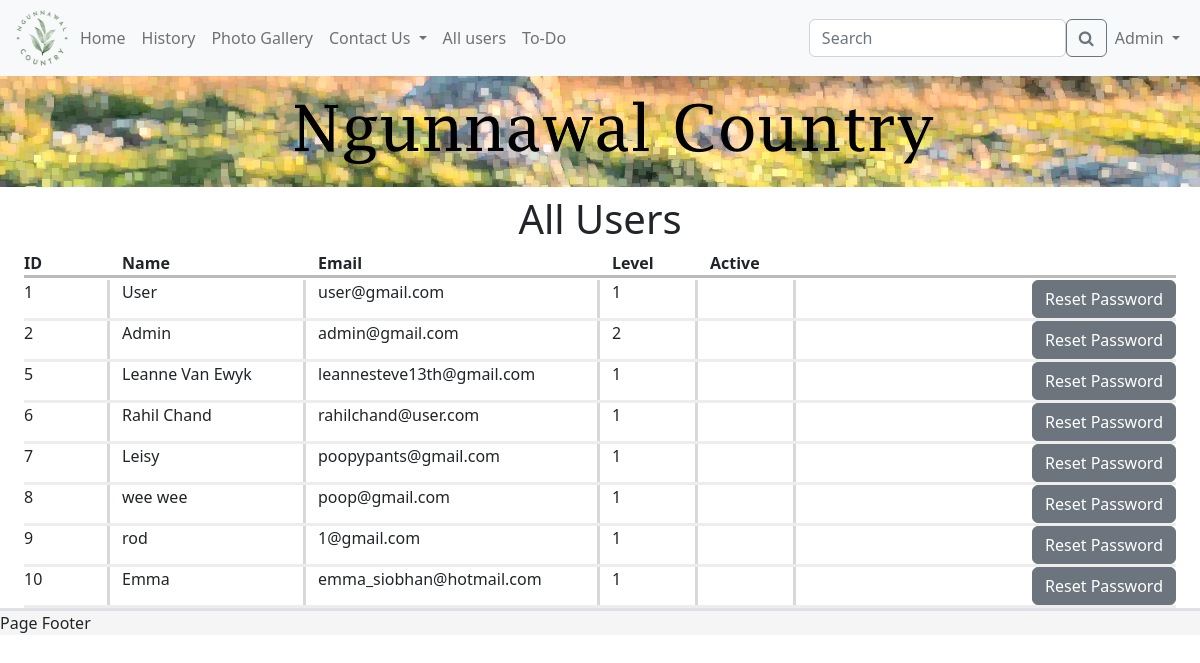
The app's page /admin/list_all_users (signed in), older data.
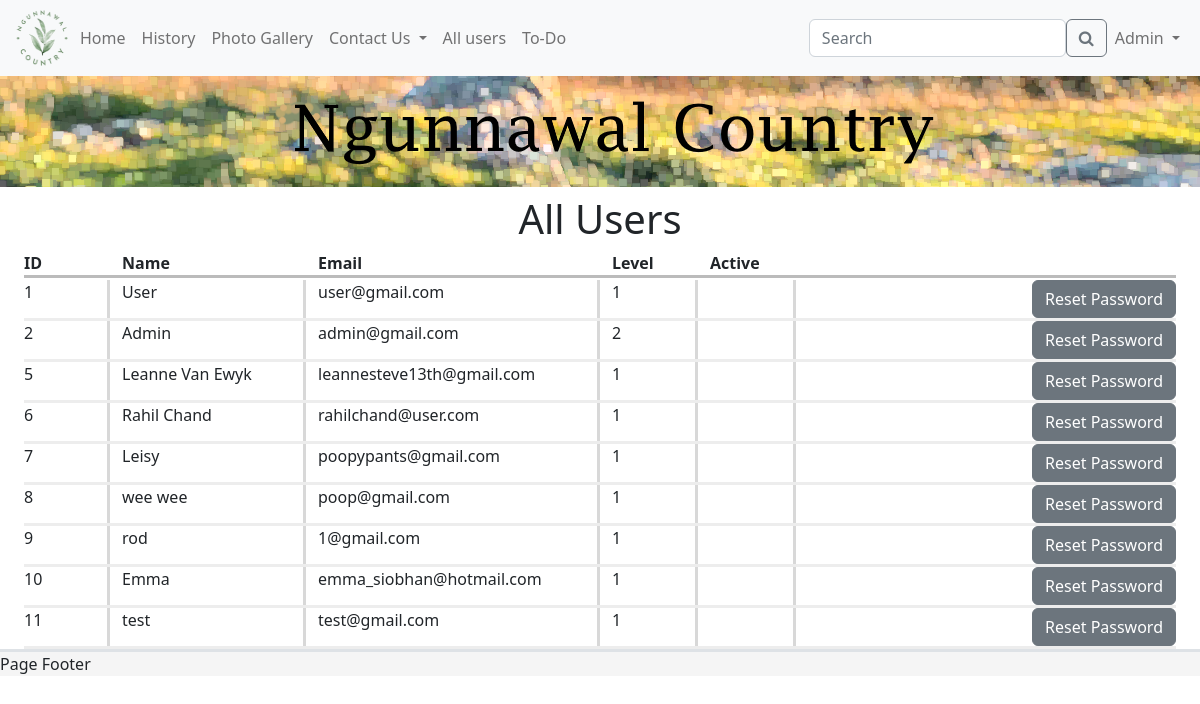
The same page, newer data.
### models.py (models this page shows, shortened)
class User(UserMixin, db.Model):
    id = db.Column(db.Integer, primary_key=True)
    email_address = db.Column(db.String(255), unique=True)
    name = db.Column(db.String(255))
    password_hash = db.Column(db.String(255))
    user_level = db.Column(db.Integer)
    def is_admin(self):
        if self.user_level == 2:
            return True
        else:
            return False

### app.py (the view)
@app.route('/admin/list_all_users')
@login_required
def list_all_users():
    if current_user.is_admin():  # checks if the user is an admin
        all_users = User.query.all()  # gets all users in the database
        return render_template("listAllUsers.html", title="All Users", user=current_user, users=all_users)
    else:  # if user is not an admin
        flash("You must be an administrator to access this page")
        return redirect(url_for("homepage"))

### models.py (called while the page is built)
@login.user_loader
def load_user(id):
    return User.query.get(int(id))

### templates/listAllUsers.html (shortened to what this page needs)
{% extends 'template.html' %}
{% block cellContent1 %}
    <div class="container-fluid">
    <div class="row">
        <div class="col-1"><strong>ID</strong></div>
        <div class="col-2"><strong>Name</strong></div>
        <div class="col-3"><strong>Email</strong></div>
        <div class="col-1"><strong>Level</strong></div>
        <div class="col-1"><strong>Active</strong></div>
    </div>
    <div class="horizontal-divider align-whole-page"></div>
        {% for user in users %}
            <div class="row">
                <div class="col-1 vertical-divider">{{ user.id }}</div>
                <div class="col-2 vertical-divider">{{ user.name }}</div>
                <div class="col-3 vertical-divider">{{ user.email_address }}</div>
                <div class="col-1 vertical-divider">{{ user.user_level }}</div>
                <div class="col-1 vertical-divider"></div>
                <div class="col-4 align-right"><a href="/reset_password_admin/{{ user.id }}">
                    <button class="btn btn-secondary">Reset Password</button>
                </a></div>
            </div>
            <div class="soft-horizontal-divider"></div>
        {% endfor %}
    </div>
{% endblock %}

### templates/template.html (shortened to what this page needs)
<!DOCTYPE html>
<html lang="en">
<head>
    <link rel="stylesheet" href="/static/ngunnawal.css">
    <link rel="stylesheet" href="/static/css/bootstrap.css">
    <link rel="stylesheet" href="https://cdnjs.cloudflare.com/ajax/libs/font-awesome/4.7.0/css/font-awesome.min.css">
</head>
<body>
<nav class="navbar navbar-expand-lg bg-light sticky-top">
    <div class="container-fluid">
        <a href="/">
            <img src="/static/images/logo.png" alt="logo" width="60" height="60">
        </a>
        <div class="collapse navbar-collapse" id="navbarNav">
            <ul class="navbar-nav">
                <li class="nav-item">
                    <a class="nav-link underline" href="/">Home</a>
                </li>
                <li class="nav-item">
                    <a class="nav-link underline" href="/history">History</a>
                </li>
                <li class="nav-item">
                    <a class="nav-link underline" href="/gallery">Photo Gallery</a>
                </li>
                {% if user.user_level == 2 %}
                    <li class="nav-item dropdown">
                        <a class="nav-link dropdown-toggle underline" href="/" id="navbarDropdown" role="button"
                           data-bs-toggle="dropdown" aria-expanded="false">
                            Contact Us
                        </a>
                    </li>
                    <li>
                        <a class="nav-link underline" href="/admin/list_all_users">All users</a>
                    </li>
                {% else %}
                    <li class="nav-item">
                        <a class="nav-link underline" href="/contact">Contact Us</a>
                    </li>
                {% endif %}
                <li class="nav-item">
                    <a class="nav-link underline" href="/todo">To-Do</a>
                </li>
            </ul>
        </div>
        <form class="d-flex" role="search">
            <input class="form-control" type="search" placeholder="Search" aria-label="Search">
            <button class="btn btn-outline-secondary" type="submit"><i class="fa fa-search"></i></button>
        </form>
        <div class="nav navbar-nav">
            {% if user.is_anonymous %}
                <li class="nav-item dropdown">
                    <a class="nav-link dropdown-toggle underline" href="/" id="navbarDropdown" role="button"
                       data-bs-toggle="dropdown" aria-expanded="false">
                        Log in
                    </a>
                    <ul class="dropdown-menu dropdown-menu-light dropdown-menu-end" aria-labelledby="navbarDropdown">
                        <li><a class="dropdown-item" href="/login">Log In</a></li>
                        <div class="dropdown-divider"></div>
                        <li><a class="dropdown-item" href="/register">Register Account</a></li>
                    </ul>
                </li>
            {% else %}
                <li class="nav-item dropdown">
                    <a class="nav-link dropdown-toggle underline" href="/" id="navbarDropdown" role="button"
                       data-bs-toggle="dropdown" aria-expanded="false">
                        {{ user.name }}
                    </a>
                </li>
            {% endif %}
        </div>
    </div>
</nav>
<div class="banner">
    <img style="margin-bottom: 0.5em" src="/static/images/banner_small.png" alt="website banner">
</div>
<div class="container-fluid">
    <div class="row">
        <div class="col-12 align-centre">
            <h1>{{ title }}</h1>
        </div>
    </div>
    <div class="row">
        <div class="col-12">
            {% block cellContent1 %} {% endblock %}
        </div>
    </div>
</div>
<div class="footer sticky-bottom border-top border-3">
    Page Footer
</div>
</body>
</html>

Row changes from the older to the newer data that the page shows:
added User: id "11", name "test", email_address "test@gmail.com", user_level "1"
